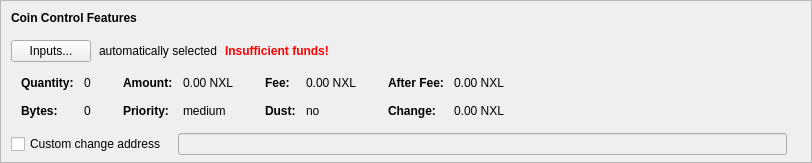
    <widget class="QFrame" name="frameCoinControl">
     <property name="sizePolicy">
      <sizepolicy hsizetype="Expanding" vsizetype="Expanding">
       <horstretch>0</horstretch>
       <verstretch>0</verstretch>
      </sizepolicy>
     </property>
     <property name="maximumSize">
      <size>
       <width>16777215</width>
       <height>16777215</height>
      </size>
     </property>
     <property name="frameShape">
      <enum>QFrame::StyledPanel</enum>
     </property>
     <property name="frameShadow">
      <enum>QFrame::Sunken</enum>
     </property>
     <layout class="QVBoxLayout" name="verticalLayoutCoinControl2">
      <property name="spacing">
       <number>0</number>
      </property>
      <property name="leftMargin">
       <number>0</number>
      </property>
      <property name="topMargin">
       <number>0</number>
      </property>
      <property name="rightMargin">
       <number>0</number>
      </property>
      <property name="bottomMargin">
       <number>6</number>
      </property>
      <item>
       <layout class="QVBoxLayout" name="verticalLayoutCoinControl" stretch="0,0,0,0,1">
        <property name="spacing">
         <number>0</number>
        </property>
        <property name="leftMargin">
         <number>10</number>
        </property>
        <property name="topMargin">
         <number>10</number>
        </property>
        <item>
         <layout class="QHBoxLayout" name="horizontalLayoutCoinControl1">
          <property name="bottomMargin">
           <number>15</number>
          </property>
          <item>
           <widget class="QLabel" name="labelCoinControlFeatures">
            <property name="sizePolicy">
             <sizepolicy hsizetype="Preferred" vsizetype="Maximum">
              <horstretch>0</horstretch>
              <verstretch>0</verstretch>
             </sizepolicy>
            </property>
            <property name="font">
             <font>
              <weight>75</weight>
              <bold>true</bold>
             </font>
            </property>
            <property name="styleSheet">
             <string notr="true">font-weight:bold;</string>
            </property>
            <property name="text">
             <string>Coin Control Features</string>
            </property>
           </widget>
          </item>
         </layout>
        </item>
        <item>
         <layout class="QHBoxLayout" name="horizontalLayoutCoinControl2" stretch="0,0,0,0">
          <property name="spacing">
           <number>8</number>
          </property>
          <property name="bottomMargin">
           <number>10</number>
          </property>
          <item>
           <widget class="QPushButton" name="pushButtonCoinControl">
            <property name="styleSheet">
             <string notr="true"/>
            </property>
            <property name="text">
             <string>Inputs...</string>
            </property>
            <property name="autoDefault">
             <bool>false</bool>
            </property>
           </widget>
          </item>
          <item>
           <widget class="QLabel" name="labelCoinControlAutomaticallySelected">
            <property name="text">
             <string>automatically selected</string>
            </property>
            <property name="margin">
             <number>5</number>
            </property>
           </widget>
          </item>
          <item>
           <widget class="QLabel" name="labelCoinControlInsuffFunds">
            <property name="font">
             <font>
              <weight>75</weight>
              <bold>true</bold>
             </font>
            </property>
            <property name="styleSheet">
             <string notr="true">color:red;font-weight:bold;</string>
            </property>
            <property name="text">
             <string>Insufficient funds!</string>
            </property>
            <property name="margin">
             <number>5</number>
            </property>
           </widget>
          </item>
          <item>
           <spacer name="horizontalSpacerCoinControl">
            <property name="orientation">
             <enum>Qt::Horizontal</enum>
            </property>
            <property name="sizeHint" stdset="0">
             <size>
              <width>40</width>
              <height>1</height>
             </size>
            </property>
           </spacer>
          </item>
         </layout>
        </item>
        <item>
         <widget class="QWidget" name="widgetCoinControl" native="true">
          <property name="sizePolicy">
           <sizepolicy hsizetype="Preferred" vsizetype="Preferred">
            <horstretch>0</horstretch>
            <verstretch>0</verstretch>
           </sizepolicy>
          </property>
          <property name="minimumSize">
           <size>
            <width>0</width>
            <height>0</height>
           </size>
          </property>
          <property name="styleSheet">
           <string notr="true"/>
          </property>
          <layout class="QHBoxLayout" name="horizontalLayoutCoinControl5">
           <property name="leftMargin">
            <number>0</number>
           </property>
           <property name="topMargin">
            <number>0</number>
           </property>
           <property name="rightMargin">
            <number>0</number>
           </property>
           <property name="bottomMargin">
            <number>0</number>
           </property>
           <item>
            <layout class="QHBoxLayout" name="horizontalLayoutCoinControl3" stretch="0,0,0,1">
             <property name="spacing">
              <number>20</number>
             </property>
             <property name="topMargin">
              <number>0</number>
             </property>
             <property name="bottomMargin">
              <number>10</number>
             </property>
             <item>
              <layout class="QFormLayout" name="formLayoutCoinControl1">
               <property name="horizontalSpacing">
                <number>10</number>
               </property>
               <property name="verticalSpacing">
                <number>14</number>
               </property>
               <property name="leftMargin">
                <number>10</number>
               </property>
               <property name="topMargin">
                <number>4</number>
               </property>
               <property name="rightMargin">
                <number>6</number>
               </property>
               <item row="0" column="0">
                <widget class="QLabel" name="labelCoinControlQuantityText">
                 <property name="font">
                  <font>
                   <weight>75</weight>
                   <bold>true</bold>
                  </font>
                 </property>
                 <property name="text">
                  <string>Quantity:</string>
                 </property>
                 <property name="margin">
                  <number>0</number>
                 </property>
                </widget>
               </item>
               <item row="0" column="1">
                <widget class="QLabel" name="labelCoinControlQuantity">
                 <property name="cursor">
                  <cursorShape>IBeamCursor</cursorShape>
                 </property>
                 <property name="contextMenuPolicy">
                  <enum>Qt::ActionsContextMenu</enum>
                 </property>
                 <property name="text">
                  <string notr="true">0</string>
                 </property>
                 <property name="margin">
                  <number>0</number>
                 </property>
                 <property name="textInteractionFlags">
                  <set>Qt::LinksAccessibleByMouse|Qt::TextSelectableByKeyboard|Qt::TextSelectableByMouse</set>
                 </property>
                </widget>
               </item>
               <item row="1" column="0">
                <widget class="QLabel" name="labelCoinControlBytesText">
                 <property name="font">
                  <font>
                   <weight>75</weight>
                   <bold>true</bold>
                  </font>
                 </property>
                 <property name="text">
                  <string>Bytes:</string>
                 </property>
                </widget>
               </item>
               <item row="1" column="1">
                <widget class="QLabel" name="labelCoinControlBytes">
                 <property name="cursor">
                  <cursorShape>IBeamCursor</cursorShape>
                 </property>
                 <property name="contextMenuPolicy">
                  <enum>Qt::ActionsContextMenu</enum>
                 </property>
                 <property name="text">
                  <string notr="true">0</string>
                 </property>
                 <property name="textInteractionFlags">
                  <set>Qt::LinksAccessibleByMouse|Qt::TextSelectableByKeyboard|Qt::TextSelectableByMouse</set>
                 </property>
                </widget>
               </item>
              </layout>
             </item>
             <item>
              <layout class="QFormLayout" name="formLayoutCoinControl2">
               <property name="horizontalSpacing">
                <number>10</number>
               </property>
               <property name="verticalSpacing">
                <number>14</number>
               </property>
               <property name="leftMargin">
                <number>6</number>
               </property>
               <property name="topMargin">
                <number>4</number>
               </property>
               <property name="rightMargin">
                <number>6</number>
               </property>
               <item row="0" column="0">
                <widget class="QLabel" name="labelCoinControlAmountText">
                 <property name="font">
                  <font>
                   <weight>75</weight>
                   <bold>true</bold>
                  </font>
                 </property>
                 <property name="text">
                  <string>Amount:</string>
                 </property>
                 <property name="margin">
                  <number>0</number>
                 </property>
                </widget>
               </item>
               <item row="0" column="1">
                <widget class="QLabel" name="labelCoinControlAmount">
                 <property name="cursor">
                  <cursorShape>IBeamCursor</cursorShape>
                 </property>
                 <property name="contextMenuPolicy">
                  <enum>Qt::ActionsContextMenu</enum>
                 </property>
                 <property name="text">
                  <string notr="true">0.00 NXL</string>
                 </property>
                 <property name="textInteractionFlags">
                  <set>Qt::LinksAccessibleByMouse|Qt::TextSelectableByKeyboard|Qt::TextSelectableByMouse</set>
                 </property>
                </widget>
               </item>
               <item row="1" column="0">
                <widget class="QLabel" name="labelCoinControlPriorityText">
                 <property name="font">
                  <font>
                   <weight>75</weight>
                   <bold>true</bold>
                  </font>
                 </property>
                 <property name="text">
                  <string>Priority:</string>
                 </property>
                </widget>
               </item>
               <item row="1" column="1">
                <widget class="QLabel" name="labelCoinControlPriority">
                 <property name="cursor">
                  <cursorShape>IBeamCursor</cursorShape>
                 </property>
                 <property name="contextMenuPolicy">
                  <enum>Qt::ActionsContextMenu</enum>
                 </property>
                 <property name="text">
                  <string>medium</string>
                 </property>
                 <property name="textInteractionFlags">
                  <set>Qt::LinksAccessibleByMouse|Qt::TextSelectableByKeyboard|Qt::TextSelectableByMouse</set>
                 </property>
                </widget>
               </item>
              </layout>
             </item>
             <item>
              <layout class="QFormLayout" name="formLayoutCoinControl3">
               <property name="horizontalSpacing">
                <number>10</number>
               </property>
               <property name="verticalSpacing">
                <number>14</number>
               </property>
               <property name="leftMargin">
                <number>6</number>
               </property>
               <property name="topMargin">
                <number>4</number>
               </property>
               <property name="rightMargin">
                <number>6</number>
               </property>
               <item row="0" column="0">
                <widget class="QLabel" name="labelCoinControlFeeText">
                 <property name="font">
                  <font>
                   <weight>75</weight>
                   <bold>true</bold>
                  </font>
                 </property>
                 <property name="text">
                  <string>Fee:</string>
                 </property>
                 <property name="margin">
                  <number>0</number>
                 </property>
                </widget>
               </item>
               <item row="0" column="1">
                <widget class="QLabel" name="labelCoinControlFee">
                 <property name="cursor">
                  <cursorShape>IBeamCursor</cursorShape>
                 </property>
                 <property name="contextMenuPolicy">
                  <enum>Qt::ActionsContextMenu</enum>
                 </property>
                 <property name="text">
                  <string notr="true">0.00 NXL</string>
                 </property>
                 <property name="textInteractionFlags">
                  <set>Qt::LinksAccessibleByMouse|Qt::TextSelectableByKeyboard|Qt::TextSelectableByMouse</set>
                 </property>
                </widget>
               </item>
               <item row="1" column="0">
                <widget class="QLabel" name="labelCoinControlLowOutputText">
                 <property name="font">
                  <font>
                   <weight>75</weight>
                   <bold>true</bold>
                  </font>
                 </property>
                 <property name="text">
                  <string>Dust:</string>
                 </property>
                </widget>
               </item>
               <item row="1" column="1">
                <widget class="QLabel" name="labelCoinControlLowOutput">
                 <property name="cursor">
                  <cursorShape>IBeamCursor</cursorShape>
                 </property>
                 <property name="contextMenuPolicy">
                  <enum>Qt::ActionsContextMenu</enum>
                 </property>
                 <property name="text">
                  <string>no</string>
                 </property>
                 <property name="textInteractionFlags">
                  <set>Qt::LinksAccessibleByMouse|Qt::TextSelectableByKeyboard|Qt::TextSelectableByMouse</set>
                 </property>
                </widget>
               </item>
              </layout>
             </item>
             <item>
              <layout class="QFormLayout" name="formLayoutCoinControl4">
               <property name="horizontalSpacing">
                <number>10</number>
               </property>
               <property name="verticalSpacing">
                <number>14</number>
               </property>
               <property name="leftMargin">
                <number>6</number>
               </property>
               <property name="topMargin">
                <number>4</number>
               </property>
               <property name="rightMargin">
                <number>6</number>
               </property>
               <item row="0" column="0">
                <widget class="QLabel" name="labelCoinControlAfterFeeText">
                 <property name="font">
                  <font>
                   <weight>75</weight>
                   <bold>true</bold>
                  </font>
                 </property>
                 <property name="text">
                  <string>After Fee:</string>
                 </property>
                 <property name="margin">
                  <number>0</number>
                 </property>
                </widget>
               </item>
               <item row="0" column="1">
                <widget class="QLabel" name="labelCoinControlAfterFee">
                 <property name="cursor">
                  <cursorShape>IBeamCursor</cursorShape>
                 </property>
                 <property name="contextMenuPolicy">
                  <enum>Qt::ActionsContextMenu</enum>
                 </property>
                 <property name="text">
                  <string notr="true">0.00 NXL</string>
                 </property>
                 <property name="textInteractionFlags">
                  <set>Qt::LinksAccessibleByMouse|Qt::TextSelectableByKeyboard|Qt::TextSelectableByMouse</set>
                 </property>
                </widget>
               </item>
               <item row="1" column="0">
                <widget class="QLabel" name="labelCoinControlChangeText">
                 <property name="font">
                  <font>
                   <weight>75</weight>
                   <bold>true</bold>
                  </font>
                 </property>
                 <property name="text">
                  <string>Change:</string>
                 </property>
                </widget>
               </item>
               <item row="1" column="1">
                <widget class="QLabel" name="labelCoinControlChange">
                 <property name="cursor">
                  <cursorShape>IBeamCursor</cursorShape>
                 </property>
                 <property name="contextMenuPolicy">
                  <enum>Qt::ActionsContextMenu</enum>
                 </property>
                 <property name="text">
                  <string notr="true">0.00 NXL</string>
                 </property>
                 <property name="textInteractionFlags">
                  <set>Qt::LinksAccessibleByMouse|Qt::TextSelectableByKeyboard|Qt::TextSelectableByMouse</set>
                 </property>
                </widget>
               </item>
              </layout>
             </item>
            </layout>
           </item>
          </layout>
         </widget>
        </item>
        <item>
         <layout class="QHBoxLayout" name="horizontalLayoutCoinControl4" stretch="0,0,0">
          <property name="spacing">
           <number>12</number>
          </property>
          <property name="sizeConstraint">
           <enum>QLayout::SetDefaultConstraint</enum>
          </property>
          <property name="topMargin">
           <number>5</number>
          </property>
          <property name="rightMargin">
           <number>5</number>
          </property>
          <item>
           <widget class="QCheckBox" name="checkBoxCoinControlChange">
            <property name="toolTip">
             <string>If this is activated, but the change address is empty or invalid, change will be sent to a newly generated address.</string>
            </property>
            <property name="text">
             <string>Custom change address</string>
            </property>
           </widget>
          </item>
          <item>
           <widget class="QValidatedLineEdit" name="lineEditCoinControlChange">
            <property name="enabled">
             <bool>false</bool>
            </property>
            <property name="sizePolicy">
             <sizepolicy hsizetype="Expanding" vsizetype="Fixed">
              <horstretch>0</horstretch>
              <verstretch>0</verstretch>
             </sizepolicy>
            </property>
           </widget>
          </item>
          <item>
           <widget class="QLabel" name="labelCoinControlChangeLabel">
            <property name="sizePolicy">
             <sizepolicy hsizetype="Preferred" vsizetype="Expanding">
              <horstretch>0</horstretch>
              <verstretch>0</verstretch>
             </sizepolicy>
            </property>
            <property name="minimumSize">
             <size>
              <width>0</width>
              <height>0</height>
             </size>
            </property>
            <property name="text">
             <string/>
            </property>
            <property name="margin">
             <number>3</number>
            </property>
           </widget>
          </item>
         </layout>
        </item>
        <item>
         <spacer name="verticalSpacerCoinControl">
          <property name="orientation">
           <enum>Qt::Vertical</enum>
          </property>
          <property name="sizeHint" stdset="0">
           <size>
            <width>800</width>
            <height>1</height>
           </size>
          </property>
         </spacer>
        </item>
       </layout>
      </item>
     </layout>
    </widget>
